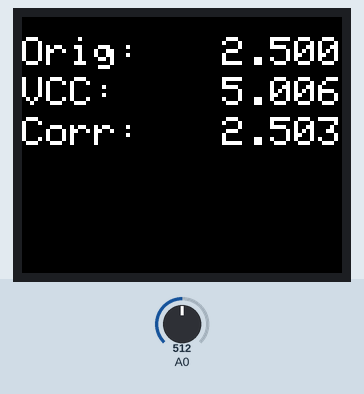
Simulated run of this sketch. Board: ATtiny85, built with avr-gcc and run on an emulated ATtiny85. On the bench: 160×128 colour display. Inputs (shaded band) come from the test bench; at power-on: A0 = 512.

Above: at 1.3 s.
1.4 s: A0 set to 716
At 2.1 s:
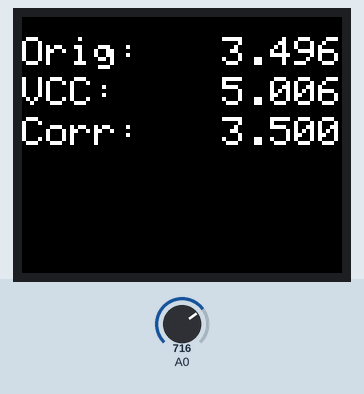
3.1 s: A0 set to 900
At 4.4 s:
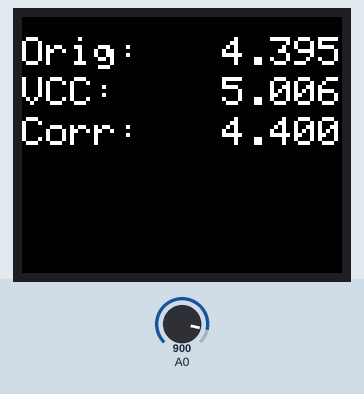
4.7 s: A0 set to 1023
At 5.5 s:
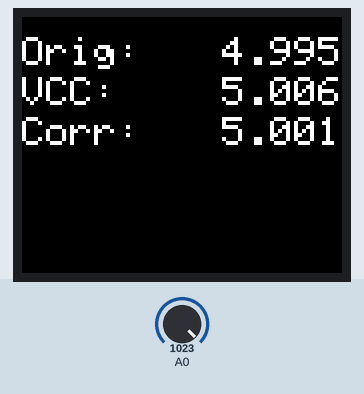
Timing chart, 0 to 7.7 s (numbered marks = the images above; inputs shaded):
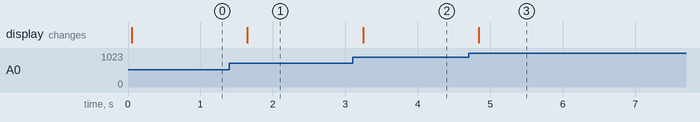

The sketch:

voltmeter.ino
```cpp
#include <TFT.h>  // Arduino LCD library
#include <SPI.h>
#include <stdlib.h>

// pin definition for the Uno
#define cs   10
#define dc   9
#define rst  8

char buff[10];

TFT TFTscreen = TFT(cs, dc, rst);

void setup() {
  Serial.begin(115200);
  initTFT();
  pinMode(A0, INPUT);
}

void loop() {

  // read normal Arduino value

  int in0 = analogRead(A0);
  float val0 = in0 * 5.0 / 1024.0;

  // read correct supply voltage

  float supply = readVcc() / 1000.0;
  float val0Corrected = supply / 5 * val0;

  TFTscreen.background(0, 0, 0);

  dtostrf(val0, 4, 3, buff);
  TFTscreen.text("Orig: ", 0, 10);
  TFTscreen.text(buff, 100, 10);

 dtostrf(supply, 4, 3, buff);
  TFTscreen.text("VCC: ", 0, 30);
  TFTscreen.text(buff, 100, 30);

  dtostrf(val0Corrected, 4, 3, buff);
  TFTscreen.text("Corr: ", 0, 50);
  TFTscreen.text(buff, 100, 50);

  delay(500);
}


void initTFT() {
  // Put this line at the beginning of every sketch that uses the GLCD:
  TFTscreen.begin();

  // clear the screen with a black background
  TFTscreen.background(0, 0, 0);
  // write the static text to the screen
  // set the font color to white
  TFTscreen.stroke(255, 255, 255);
  // set the font size
  TFTscreen.setTextSize(2);
}

long readVcc() {
  long result;
  // Read 1.1V reference against AVcc
#if defined(__AVR_ATmega32U4__) || defined(__AVR_ATmega1280__) || defined(__AVR_ATmega2560__)
  ADMUX = _BV(REFS0) | _BV(MUX4) | _BV(MUX3) | _BV(MUX2) | _BV(MUX1);
#elif defined (__AVR_ATtiny24__) || defined(__AVR_ATtiny44__) || defined(__AVR_ATtiny84__)
  ADMUX = _BV(MUX5) | _BV(MUX0);
#elif defined (__AVR_ATtiny25__) || defined(__AVR_ATtiny45__) || defined(__AVR_ATtiny85__)
  ADMUX = _BV(MUX3) | _BV(MUX2);
#else
  ADMUX = _BV(REFS0) | _BV(MUX3) | _BV(MUX2) | _BV(MUX1);
#endif
  delay(2); // Wait for Vref to settle
  ADCSRA |= _BV(ADSC); // Convert
  while (bit_is_set(ADCSRA, ADSC));
  result = ADCL;
  result |= ADCH << 8;
  result = 1126400L / result; // Calculate Vcc (in mV); 1126400 = 1.1*1024*1000
  return result;
}
```

Measured:
- after the input at 1.4 s, the display: changes after 0.25 s (image 1)
- after the input at 3.1 s, the display: changes after 0.14 s (image 2)
- after the input at 4.7 s, the display: changes after 0.14 s (image 3)
